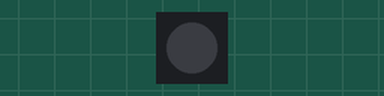
This sketch was run on a simulated Arduino Uno, built with avr-gcc and run on an emulated ATmega328P. Parts: 1 RGB LEDs in strip order, left to right. Dim RGB values are drawn brighter than linear; random numbers use the default seed unless the sketch sets one.

Above: at 0.1 s.
At 6.1 s:
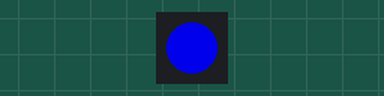
At 33.5 s:
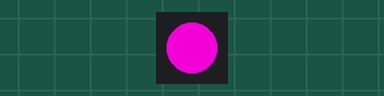
At 37.9 s:
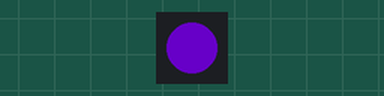
Timing chart, 0 to 40.0 s (numbered marks = the images above):
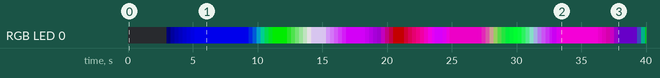

Measured:
- by itself, RGB LED 0: off → RGB(0, 0, 1) at 3.0 s, → RGB(0, 0, 29) 0.31 s later, → RGB(0, 0, 57) 0.31 s later, → RGB(0, 0, 85) 0.31 s later, … (93 changes in this stretch)

The sketch:

WS2012.ino
```cpp
#include "FastLED.h"

#define NUM_LEDS 1

#define DATA_PIN 2

// Define the array of leds
CRGB leds[NUM_LEDS];

uint32_t t, tLN;
uint16_t ic = 10;
uint16_t iln = 3000;
void setup() {
  randomSeed(analogRead(A0));
  FastLED.addLeds<WS2812, DATA_PIN, GRB>(leds, NUM_LEDS);
  t = millis() + ic;
  tLN = millis() + iln;
}

struct myLED {
  uint8_t r, g, b;
};
myLED l, ln;

void loop() {
  // Turn the LED on, then pause
  if (millis() > t) {
    t = millis() + ic;
    if (l.r < ln.r)
      l.r++;
    if (l.g < ln.g)
      l.g++;
    if (l.b < ln.b)
      l.b++;
    if (l.r > ln.r)
      l.r--;
    if (l.g > ln.g)
      l.g--;
    if (l.b > ln.b)
      l.b--;
    leds[0] = CRGB(l.r, l.g, l.b);
    FastLED.show();
  }
  if (millis() > tLN) {
    tLN = millis() + iln;
    switch(random(0,10)){
      case 0:
        ln.r = random(0, 255);
        ln.g = random(0, 255);
        ln.b = random(0, 255);
        break;
      case 1:
        ln.r = 0;
        ln.g = random(0, 255);
        ln.b = random(0, 255);
        break;
      case 2:
        ln.r = random(0, 255);
        ln.g = 0;
        ln.b = random(0, 255);
        break;
      case 3:
        ln.r = random(0, 255);
        ln.g = random(0, 255);
        ln.b = 0;
        break;
      case 4:
        ln.r = 0;
        ln.g = 0;
        ln.b = random(0, 255);
        break;
      case 5:
        ln.r = random(0, 255);
        ln.g = 0;
        ln.b = 0;
        break;
      case 6:
        ln.r = 0;
        ln.g = random(0, 255);
        ln.b = 0;
        break;
      case 7: case 8: case 9: case 10:
        ln.r = random(150, 255);
        ln.g = 0;
        ln.b = random(150, 255);
        break;
    }
  }
}
```
